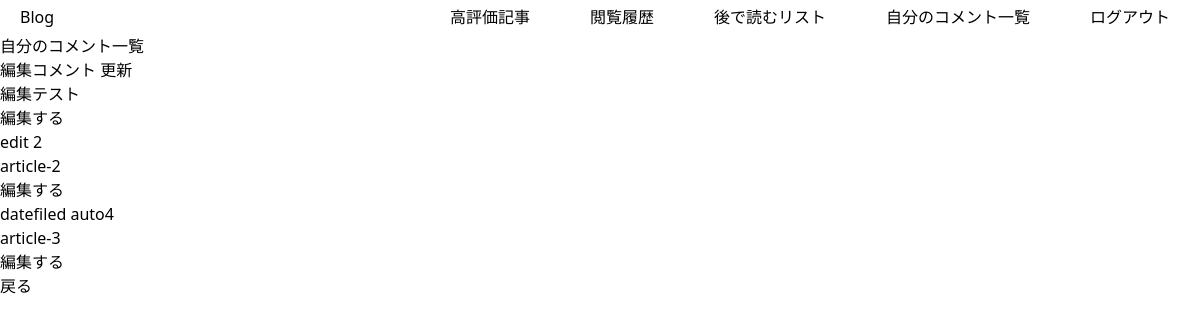
The app's page /show_user_comment (signed in), older data.
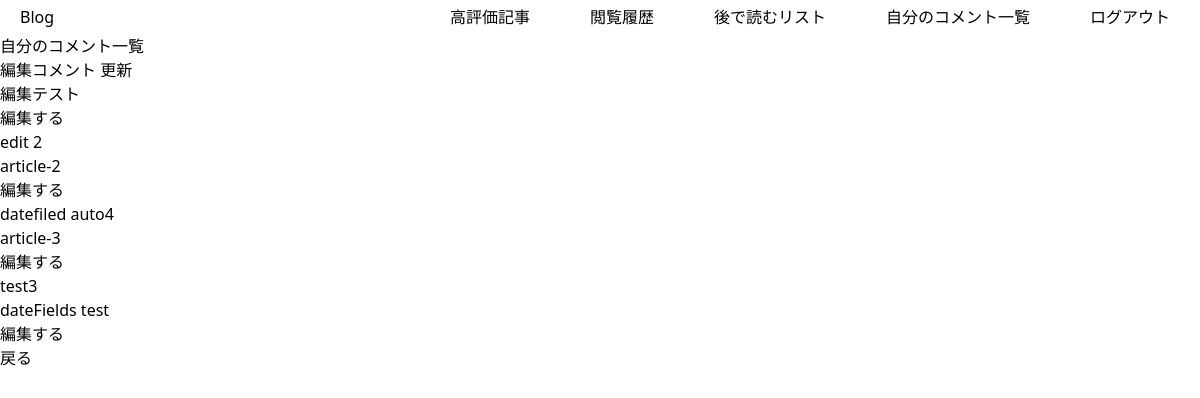
The same page, newer data.
### blog/models.py (models this page shows, shortened)
class Comment(models.Model):
    content = models.CharField(max_length=1000, verbose_name='コメント内容')
    article = models.ForeignKey(
        'Article', related_name='article', on_delete=models.CASCADE, verbose_name='対象記事')
    user = models.ForeignKey(
        get_user_model(), on_delete=models.CASCADE, verbose_name='投稿者')
    date = models.DateField(
        verbose_name='更新日', default=datetime.now)
    comment_goods = models.IntegerField(default=0, verbose_name='いいね')
    class Meta:
        verbose_name_plural = 'コメント'

class Article(models.Model):
    title = models.CharField(
        max_length=50, verbose_name='記事のタイトル', unique=True)
    content = models.CharField(max_length=3000, verbose_name='記事内容')
    picture = models.ImageField(null=True, blank=True, default='article_thumbnail/default.JPG',
                                upload_to='article_thumbnail', verbose_name='記事のサムネ')
    user = models.ForeignKey(
        get_user_model(), on_delete=models.CASCADE, verbose_name='編集者情報', related_name='create_user')
    PUBLIC_SETTINGS_CHOICES = (
        (False, '非公開'),
        (True, '公開中')
    )
    is_public = models.BooleanField(
        default=False, choices=PUBLIC_SETTINGS_CHOICES, verbose_name='公開設定')
    public_date = models.DateField(verbose_name='更新日', default=datetime.now)
    category = models.ForeignKey(
        Category, on_delete=models.CASCADE, verbose_name='カテゴリー', null=True, blank=True)
    good_user = models.ManyToManyField(
        get_user_model(), blank=True, verbose_name='高評価ユーザー', related_name='good_user')
    good_count = models.IntegerField(default=0, verbose_name='いいねの数')
    read_later_user = models.ManyToManyField(get_user_model(), blank=True, verbose_name='後で読むユーザー',
                                             related_name='later_user')
    browsing_user = models.ManyToManyField(get_user_model(), blank=True, related_name='browsing_user',
                                           verbose_name='閲覧したユーザー')
    class Meta:
        verbose_name_plural = '記事'

### blog/views.py (the view)
# urls.py: path('show_user_comment', views.ShowUserComment.as_view(), name='show_user_comment'),
class ShowUserComment(LoginRequiredMixin, ListView):
    login_url = '/account/login'
    REDIRECT_FIELD_NAME = 'next'
    template_name = 'blog/show_comment.html'
    model = models.Comment
    def get_queryset(self):
        queryset = models.Comment.objects.filter(user=self.request.user)
        return queryset

### blog/templates/blog/show_comment.html
{% extends "./base.html" %}
{% block content %}
    <div id="show-user-comment">
        <p>自分のコメント一覧</p>
        <ul>
            {% for comment in object_list %}
                <li>
                    <p>{{ comment.content }}</p>
                    <a href="{% url 'detail_article' comment.article.pk %}"><p>{{ comment.article.title }}</p></a>
                    <a href="{% url 'edit_comment' comment.pk comment.article.pk %}">編集する</a>
                </li>
            {% endfor %}
        </ul>
    </div>
{% endblock %}

### blog/templates/blog/base.html (shortened to what this page needs)
<!DOCTYPE html>
{% load static %}
<html lang="ja">
<head>
    <script src="https://cdn.tailwindcss.com"></script>
    <link rel="stylesheet" type="text/css" href="{% static 'css/base.css' %}">
    <link rel="stylesheet" type="text/css" href="{% static 'css/index.css' %}">
    <link rel="stylesheet" type="text/css" href="{% static 'css/detail.css' %}">
    <link rel="stylesheet" type="text/css" href="{% static 'css/create_comment.css' %}">
</head>
<body>
<header>
    <ul>
        <li>
            <a href="{% url 'index' %}"><h1>Blog</h1></a>
        </li>
        <ul>
            {% if request.user.is_authenticated %}
                <li>
                    <a href="{% url 'show_user_detail' 2 %}">高評価記事</a>
                </li>
                <li>
                    <a href="{% url 'show_user_detail' 1 %}">閲覧履歴</a>
                </li>
                <li>
                    <a href="{% url 'show_user_detail' 3 %}">後で読むリスト</a>
                </li>
                <li>
                    <a href="{% url 'show_user_comment' %}">自分のコメント一覧</a>
                </li>
                <li>
                    <a href="{% url 'logout' %}">ログアウト</a>
                </li>
            {% endif %}
        </ul>
    </ul>
</header>
{% block content %}
{% endblock %}
<input type="button" value="戻る" onClick="javascript:history.go(-1);">
</body>
</html>

### static/css/base.css (style rules this page uses)
html { margin: 0; padding: 0; }
body { margin: 0; padding: 0; }
body header { width: 100%; margin: 0 auto; }
body header ul { display: -webkit-box; display: -ms-flexbox; display: flex; -webkit-box-pack: justify; -ms-flex-pack: justify; justify-content: space-between; }
body header ul li { padding: 5px 20px; }
body header ul ul { -webkit-box-pack: center; -ms-flex-pack: center; justify-content: center; }
body header ul ul li { margin-left: 10px; margin-right: 10px; }

Row changes from the older to the newer data that the page shows:
added Comment: content "test3", article "dateFields test"
